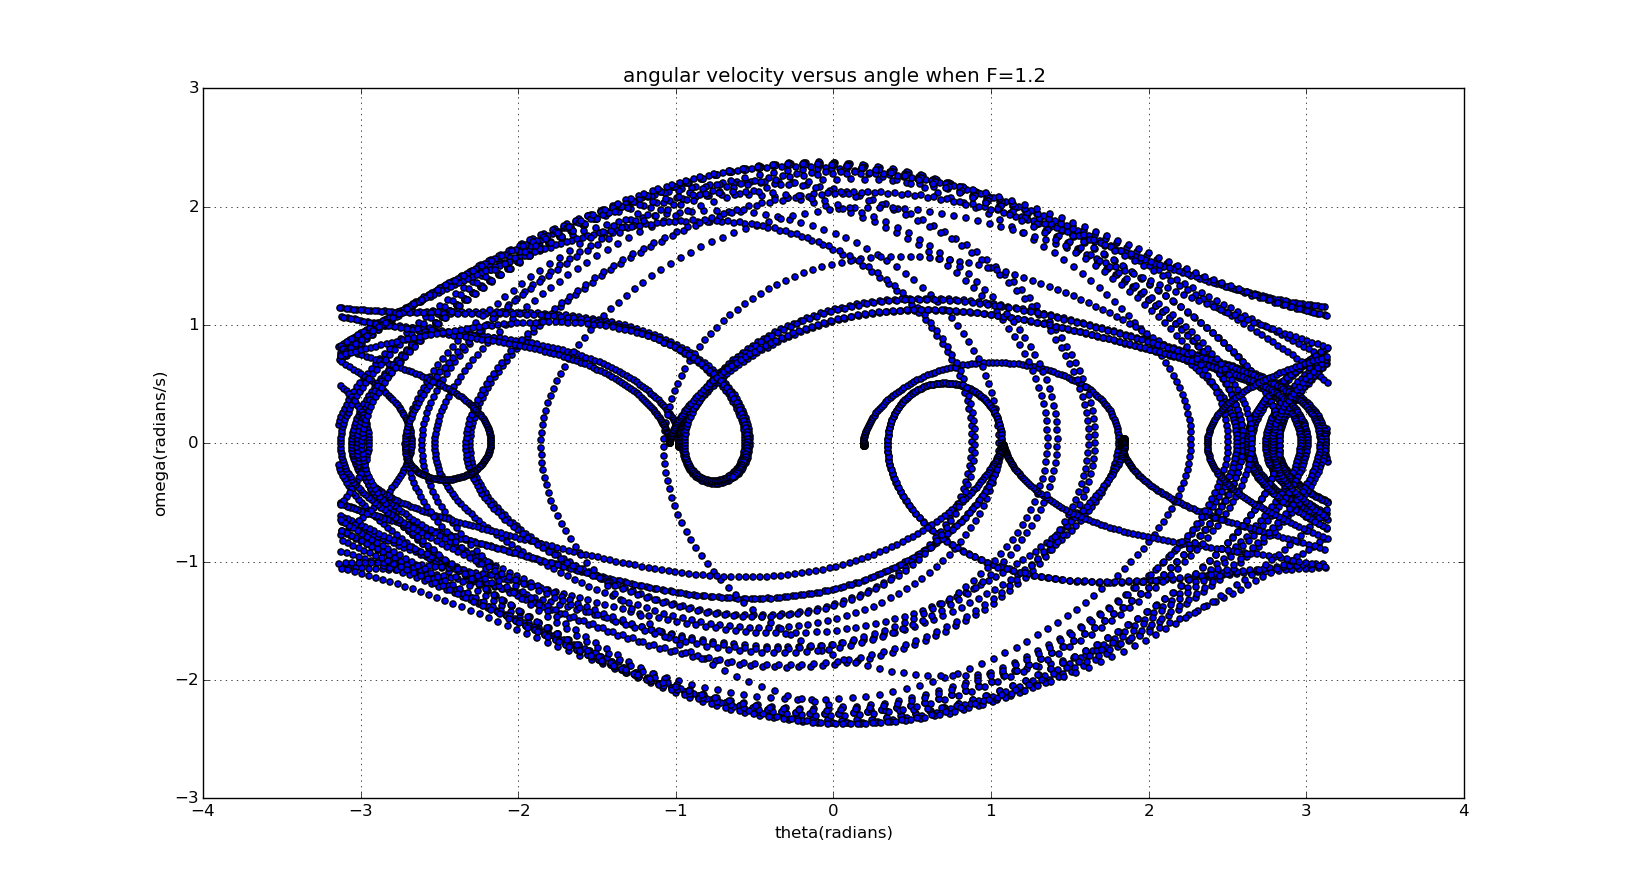

Python code for this plot:
from __future__ import division
from math import *
from pylab import *

def change_amp(F):
    q = 0.5
    l = 9.8
    g = 9.8
    f = 2/3
    dt = 0.04
    theta0 = 0.2
    omega0 = 0
    angle = [theta0]
    avelo = [omega0]
    t = [0]
    while t[-1] < 300:
        avelo_new = avelo[-1] - ((g/l)*sin(angle[-1]) + q*avelo[-1] - F*sin(f*t[-1]))*dt
        avelo.append(avelo_new)
        angle_new = angle[-1] + avelo[-1]*dt
        while angle_new > pi:
            angle_new -= 2*pi
        while angle_new < -pi:
            angle_new += 2*pi
        angle.append(angle_new)
        t_new = t[-1] + dt
        t.append(t_new)

    return angle,avelo,t


angle_1 = change_amp(1.2)[0]
avelo_1 = change_amp(1.2)[1]



scatter(angle_1,avelo_1)



title('angular velocity versus angle when F=1.2')
xlabel('theta(radians)')
ylabel('omega(radians/s)')

grid(True)



show()
